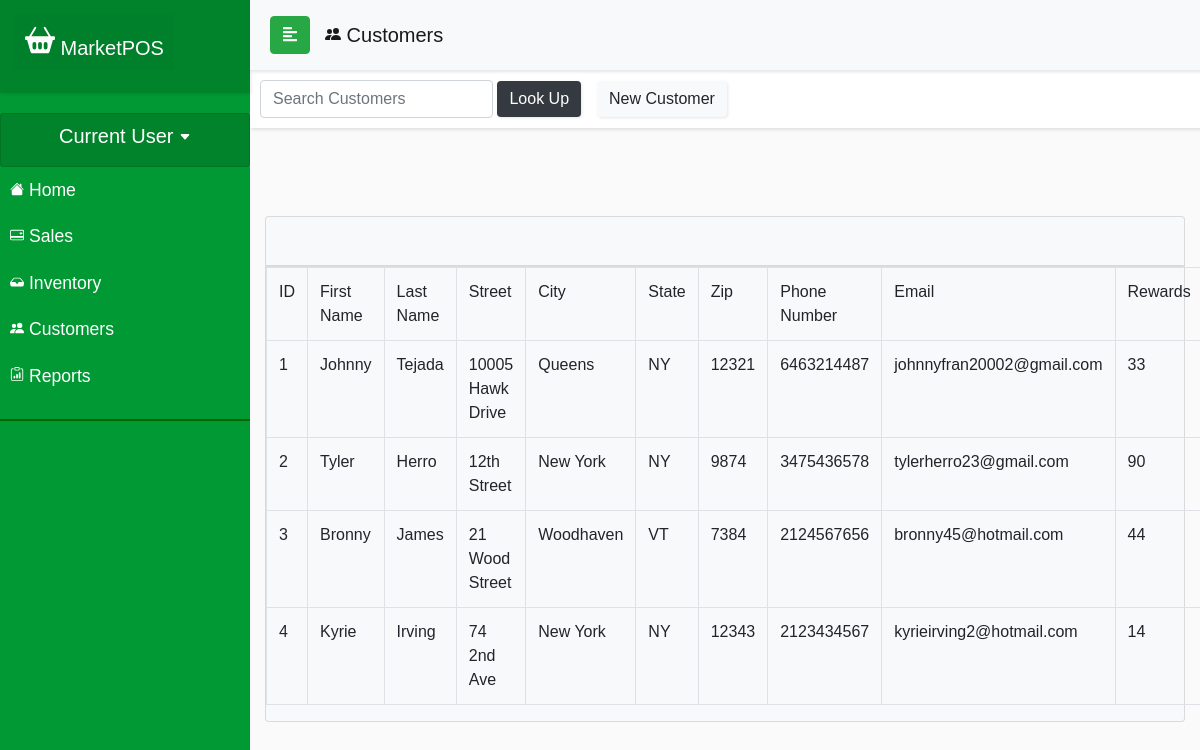
Page /currentDraft/customerview.php on the earlier database version.
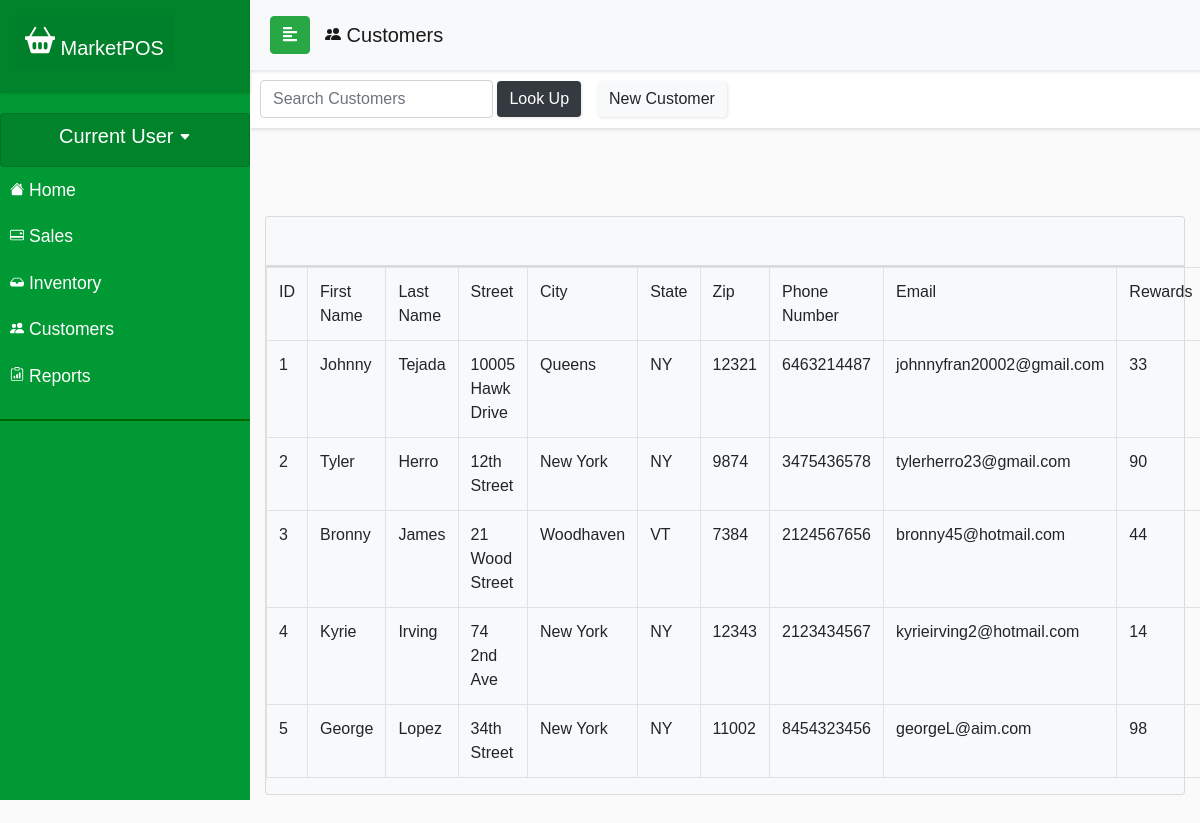
Same page on the later database version.
### tables this page shows
CREATE TABLE `customer_info` (
  `customer_id` int(11) NOT NULL,
  `email` varchar(50) NOT NULL,
  `password` varchar(60) NOT NULL,
  `first_name` varchar(50) NOT NULL,
  `last_name` varchar(50) NOT NULL,
  `phone_number` double NOT NULL,
  `rewards` float NOT NULL,
  `street_address` varchar(50) NOT NULL,
  `city` varchar(50) NOT NULL,
  `state` varchar(2) NOT NULL,
  `zip_code` int(11) NOT NULL
);

### currentDraft/customerview.php (the view, shortened to what this page needs)
<?php
include_once ('config.php');
$query = "SELECT * FROM customer_info";
$result = mysqli_query($conn, $query);
?>
<!DOCTYPE html>
<html>
<head>
  <link rel="stylesheet" href="css/bootstrap.min.css">
  <link rel="stylesheet" href="userStyle.css">
  <link rel="stylesheet" href="css/jquery.mCustomScrollbar.min.css">
</head>
<body>
  <nav id="sidebar">
    <div class="sidebar-header">
      <h1><a class="navbar-brand relative-top" href="indexDraft.php" id="navcard">
          MarketPOS</a></h1>
    </div>
    <ul class="list-unstyled components">
      <div class="card" id="navcard">
        <h5 class="text-center">Current User <svg width=".6em" height=".6em" viewBox="0 0 16 16" class="bi bi-caret-down-fill" fill="currentColor" xmlns="http://www.w3.org/2000/svg">
            <path d="M7.247 11.14L2.451 5.658C1.885 5.013 2.345 4 3.204 4h9.592a1 1 0 0 1 .753 1.659l-4.796 5.48a1 1 0 0 1-1.506 0z" />
          </svg></h5>
      </div>
      <li class="active">
      <li>
        <a href="accounthomeDraft.php"> Home</a>
      </li>
      </li>
      <li>
        <a href="salescontrolv3.html"> Sales</a>
      </li>
      <li>
        <a href="inventorycontrol.html"> Inventory</a>
      </li>
      <li>
        <a href="customercontrol.html"> Customers</a>
      </li>
      <li>
        <a href="#"> Reports</a>
      </li>
    </ul>
  </nav>
  <div id="content">
    <nav class="navbar navbar-expand-lg navbar-light bg-light sticky-top" id="locnav">
      <div class="container-fluid">
        <button type="button" id="sidebarCollapse" class="btn btn-success">
          <i class="fas fa-align-left"></i>
        </button>
        <div class="collapse navbar-collapse" id="navbarSupportedContent">
          <ul class="nav navbar-nav mr-auto">
            <a class="navbar-brand" href="customerview.php"> Customers</a>
          </ul>
        </div>
      </div>
    </nav>
    <nav class="navbar navbar-light" id="salespanel">
      <form class="form-inline" method="post" action="customerview.php">
        <div class="nav-item" style="padding: 8px">
          <input class="form-control" name="customer" placeholder="Search Customers" aria-label="Search">
          <button class="btn btn-dark navbar-btn" name="submit-search"> Look Up</button>
        </div>
        <div class="nav-item mr-auto">
          <a class="btn navbar-btn btn-light" href="customerindex.php" role="button"> New Customer</a></div>
      </form>
    </nav>
    <div class="container justify-content-center" id="formscreen">
      <div class="row">
        <div class="col m-auto">
          <div class="card mt-5 bg-light">
            <table class="table table-bordered">
              <tr>
                <td> ID </td>
                <td> First Name </td>
                <td> Last Name </td>
                <td> Street </td>
                <td> City</td>
                <td> State</td>
                <td> Zip </td>
                <td> Phone Number </td>
                <td> Email </td>
                <td> Rewards </td>
              </tr>
              <div class='card mt-5 bg-light'>
                <?php
                if (isset($_POST['submit-search'])) {
                  $search = mysqli_real_escape_string($conn, $_POST['customer']);
                  $sql = "SELECT * FROM customer_info WHERE first_name LIKE '%$search%' OR last_name LIKE '%$search%' OR phone_number LIKE '%$search%' OR email LIKE '%$search%'";
                  $result = mysqli_query($conn, $sql);
                  $queryResults = mysqli_num_rows($result);
                  if ($queryResults > 0) {
                    echo "<div>There are $queryResults results matching your search</div><br>";
                    while ($row = mysqli_fetch_assoc($result)) {
                      echo "<tr><td>" . $row['customer_id'] . "</td><td>"
                        . $row['first_name'] . "</td><td>" . $row['last_name'] . "</td><td>" . $row['street_address'] . "</td><td>"
                        . $row['city'] . "</td><td>" . $row['state'] . "</td><td>" . $row['zip_code'] . "</td><td>" . $row['phone_number'] . "</td><td>"
                        . $row['email'] . "</td><td>" . $row['rewards'] .
                        "</td><td><a class='btn navbar-btn btn-dark' role='button' href='customerdelete.php?Del="
                        . $row['customer_id'] . "'>Delete</a></td><td><a class='btn navbar-btn btn-dark' role='button' href='customeredit.php?Upd="
                        . $row['customer_id'] . "'>Update</a></td></tr>";
                    }
                  } else {
                    echo "<div>There are no results matching your search</div>";
                  }
                } else {
                  while ($row = mysqli_fetch_assoc($result)) {
                    echo "<tr><td>" . $row['customer_id'] . "</td><td>"
                      . $row['first_name'] . "</td><td>" . $row['last_name'] . "</td><td>" . $row['street_address'] . "</td><td>"
                      . $row['city'] . "</td><td>" . $row['state'] . "</td><td>" . $row['zip_code'] . "</td><td>" . $row['phone_number'] . "</td><td>"
                      . $row['email'] . "</td><td>"  . $row['rewards'] .
                      "</td><td><a class='btn navbar-btn btn-dark' role='button' href='customerdelete.php?Del="
                      . $row['customer_id'] . "'>Delete</a></td><td><a class='btn navbar-btn btn-dark' role='button' href='customeredit.php?Upd="
                      . $row['customer_id'] . "'>Update</a></td></tr>";
                  }
                }
                ?>
              </div>
            </table>
          </div>
        </div>
      </div>
    </div>
</body>
</html>

### currentDraft/userStyle.css (style rules this page uses)
body { font-family: 'Poppins', sans-serif; background: #fafafa; overflow-y: hidden; }
a, a:hover, a:focus { color: inherit; text-decoration: none; transition: all 0.3s; }
#locnav { position: fixed; }
#salespanel { padding: 2px 2px; margin-top: 30px; margin-left: 0px; }
.navbar { width: 100%; padding: 5px 5px; background: #fff; border: none; border-radius: 0; box-shadow: 1px 2px 3px rgba(0, 0, 0, 0.1); }
.navbar-brand { padding: 15px; }
.nav-item { padding: 8px; }
.navbar-btn { box-shadow: 1px 1px 3px rgba(0, 0, 0, 0.1); outline: none !important; border: none; }
#sidebar { width: 250px; position: fixed; top: 0; left: 0; height: 100vh; z-index: 999; background: #009933; color: #fff; transition: all 0.3s; }
#sidebar .sidebar-header { padding: 15px; background: rgba(0, 128, 43, 0.897); box-shadow: 1px 1px 3px rgba(0, 0, 0, 0.1); }
#sidebar ul.components { padding: 20px 0; border-bottom: 2px solid #006600; }
#sidebar ul li a { padding: 10px; font-size: 1.1em; display: block; }
#navcard { background: rgba(0, 128, 43, 0.897); padding: 10px; }
#content { width: calc(100% - 250px); margin-top: 40px; min-height: 100vh; transition: all 0.3s; position: absolute; top: 0; right: 0; overflow: hidden; }
#formscreen { margin-top: 40px; left: 200px; }

Differences in the rows shown:
added customer_info: customer_id "5", first_name "George", last_name "Lopez", street_address "34th Street", city "New York", state "NY", zip_code "11002", phone_number "8454323456", email "georgeL@aim.com", rewards "98"
